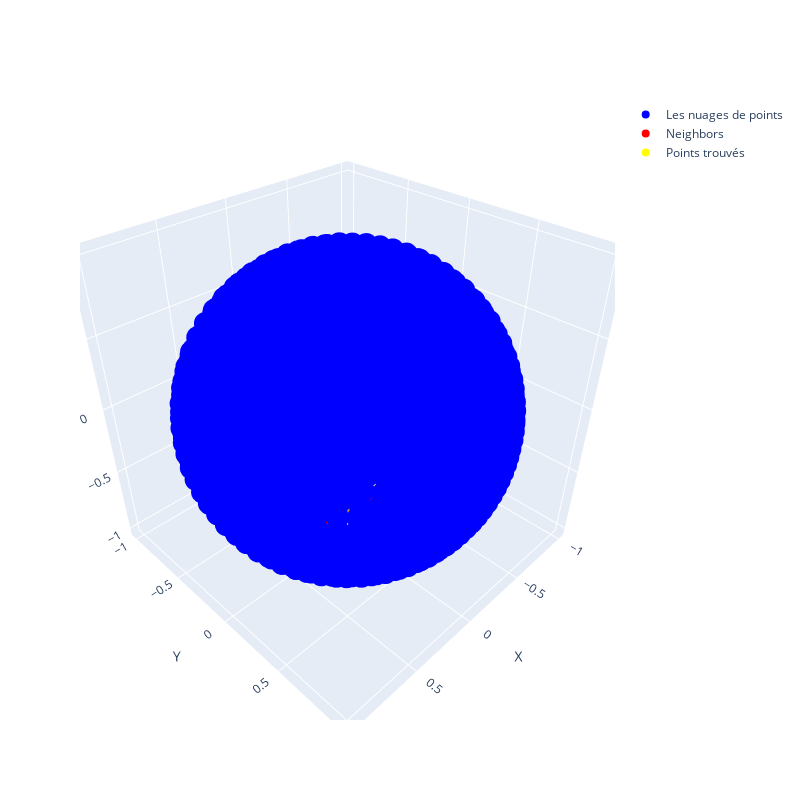

The notebook cell saved with this chart:
### Markdown cell above
#### Affichage de  Tracer la surface locale et les N points interpolés en jaune

### Code cell
tracer_rbf_surface(i=1, sigma=1.0, points=nuage_pts, neighbors=neighbors,N=7)

### Figure 1 — Plotly figure (JSON) as saved in the notebook; plotly's stock layout.template omitted (floating-point values rounded to 4 significant figures; data arrays with more than 128 entries replaced by an {"elided": "..."} marker saying what was removed)
{"data": [{"marker": {"color": "blue"}, "mode": "markers", "name": "Les nuages de points", "type": "scatter3d", "x": {"elided": "1452 float values"}, "y": {"elided": "1452 float values"}, "z": {"elided": "1452 float values"}}, {"marker": {"color": "red"}, "mode": "markers", "name": "Neighbors", "type": "scatter3d", "x": [0, 0, -0.1192, 0.1192, -0.1145, 0.1145, 0.1226, -0.1226, 0, 0, 0.1085, -0.1085, -0.2365, 0.2365, 0.1246, -0.1246, -0.2272, 0.2272, 0.2433, -0.2433, -0.2154, 0.2154, 0, 0, 0.2473, -0.2473, -0.1014, 0.1014, 0.1253, -0.1253, -0.3501, 0.3501, -0.3363, 0.3363, -0.3601, 0.3601, 0.2012, -0.2012, 0.2487, -0.2487, 0.3188, -0.3188, 0, 0, -0.3661, 0.3661, -0.09314, 0.09314, 0.1246], "y": [0.2079, 0.4067, 0.309, 0.309, 0.4067, 0.4067, 0.2079, 0.2079, 0.5, 0.1045, 0.5, 0.5, 0.309, 0.309, 0.1045, 0.1045, 0.4067, 0.4067, 0.2079, 0.2079, 0.5, 0.5, 0.5878, 0, 0.1045, 0.1045, 0.5878, 0.5878, 0, 0, 0.309, 0.309, 0.4067, 0.4067, 0.2079, 0.2079, 0.5878, 0.5878, 0, 0, 0.5, 0.5, -0.1045, 0.6691, 0.1045, 0.1045, 0.6691, 0.6691, -0.1045], "z": [-0.9781, -0.9135, -0.9436, -0.9436, -0.9063, -0.9063, -0.9704, -0.9704, -0.866, -0.9945, -0.8592, -0.8592, -0.9212, -0.9212, -0.9867, -0.9867, -0.8848, -0.8848, -0.9474, -0.9474, -0.8388, -0.8388, -0.809, -1.0, -0.9633, -0.9633, -0.8026, -0.8026, -0.9921, -0.9921, -0.8843, -0.8843, -0.8494, -0.8494, -0.9095, -0.9095, -0.7836, -0.7836, -0.9686, -0.9686, -0.8052, -0.8052, -0.9945, -0.7431, -0.9247, -0.9247, -0.7373, -0.7373, -0.9867]}, {"marker": {"color": "yellow"}, "mode": "markers", "name": "Points trouvés", "type": "scatter3d", "x": [-0.1516, -0.01109, -0.01849, 0.1368, 0.196, 0.3661, -0.2182], "y": [-0.01857, 0.004878, 0.05958, 0.3956, 0.591, 0.03614, -0.04201], "z": [-0.9838, -1.0, -0.9985, -0.9079, -0.7825, -0.9132, -0.9616]}, {"colorscale": [[0, "rgb(161, 105, 40)"], [0.1667, "rgb(189, 146, 90)"], [0.3333, "rgb(214, 189, 141)"], [0.5, "rgb(237, 234, 194)"], [0.6667, "rgb(181, 200, 184)"], [0.8333, "rgb(121, 167, 172)"], [1, "rgb(40, 135, 161)"]], "name": "Interpolating Surface", "showscale": false, "type": "surface", "x": {"elided": "100x100 float values"}, "y": {"elided": "100x100 float values"}, "z": {"elided": "100x100 float values"}}], "layout": {"height": 800, "scene": {"aspectmode": "cube", "xaxis": {"title": {"text": "X"}}, "yaxis": {"title": {"text": "Y"}}, "zaxis": {"title": {"text": "Z"}}}, "width": 800}}
